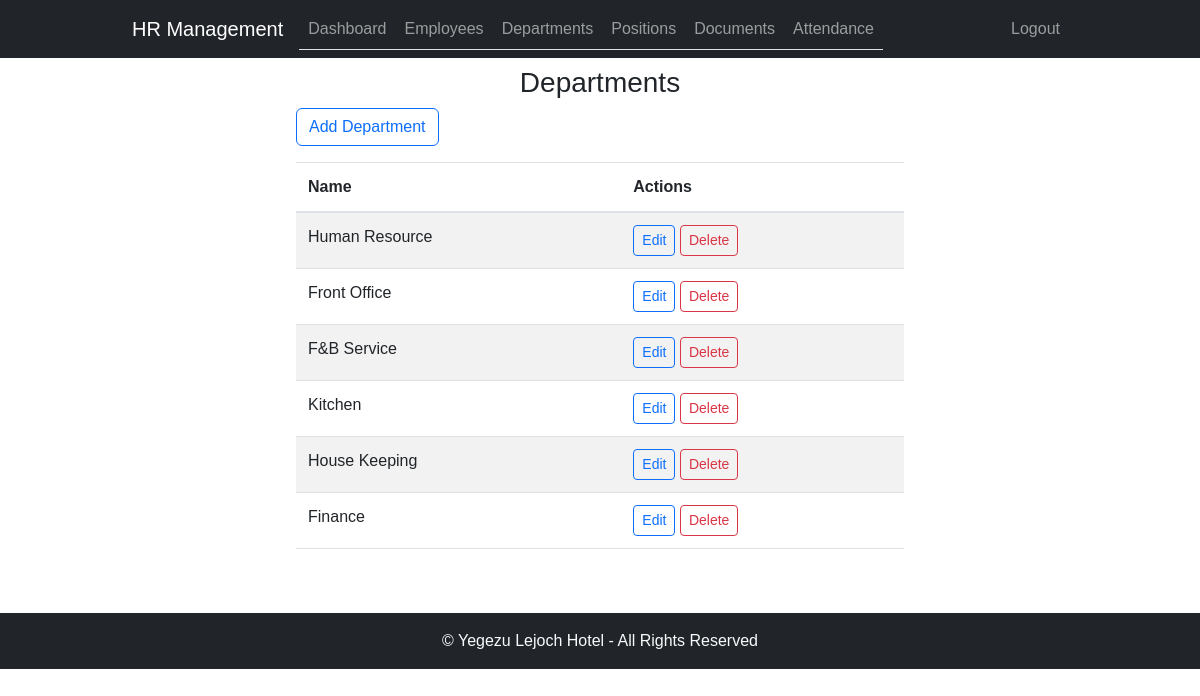
The app's page /departments/ (signed in) with its own data.
### employee_management/models.py (models this page shows, shortened)
class Department(models.Model):
    name = models.CharField(max_length=50)

### employee_management/views.py (the view)
# urls.py: path('departments/', department_list, name='department_list'),
@login_required
def department_list(request):
    departments = Department.objects.all()
    return render(request, 'department_list.html', {'departments': departments})

### employee_management/templates/department_list.html (shortened to what this page needs)
{% extends 'base.html' %}
{% block content %}
<div class="container d-flex justify-content-center">
    <div class="col-8">
        <div class="text-center"><h3>Departments</h3></div>
        <a href="{% url 'hrms:department_create' %}" class="btn btn-outline-primary mb-3">Add Department</a>
        <table class="table table-striped">
            <thead>
                <tr>
                    <th>Name</th>
                    <th>Actions</th>
                </tr>
            </thead>
            <tbody>
                {% for department in departments %}
                <tr>
                    <td>{{ department.name }}</td>
                    <td>
                        <a href="{% url 'hrms:department_update' pk=department.pk %}" class="btn btn-outline-primary btn-sm mr-3">Edit</a>
                        <a href="{% url 'hrms:department_delete' pk=department.pk %}" class="btn btn-outline-danger btn-sm" onclick="return confirm('Are you sure you want to delete this department?')">Delete</a>
                    </td>
                </tr>
                {% endfor %}
            </tbody>
        </table>
    </div>
</div>
{% endblock %}

### employee_management/static/css/style.css (style rules this page uses)
body { font-family: Arial, sans-serif; }
.container { max-width: 960px; }
.table-striped > tbody > tr:nth-of-type(odd) { background-color: #f9f9f9; }
.table > thead > tr > th, .table > tbody > tr > th, .table > tfoot > tr > th, .table > thead > tr > td, .table > tbody > tr > td, .table > tfoot > tr > td { border-top: 1px solid #dee2e6; padding: 0.75rem; vertical-align: top; border-bottom: 1px solid #dee2e6; }
.table > thead > tr > th { vertical-align: bottom; border-bottom: 2px solid #dee2e6; }

### records on screen
Department: name "Human Resource"
Department: name "Front Office"
Department: name "F&B Service"
Department: name "Kitchen"
Department: name "House Keeping"
Department: name "Finance"
